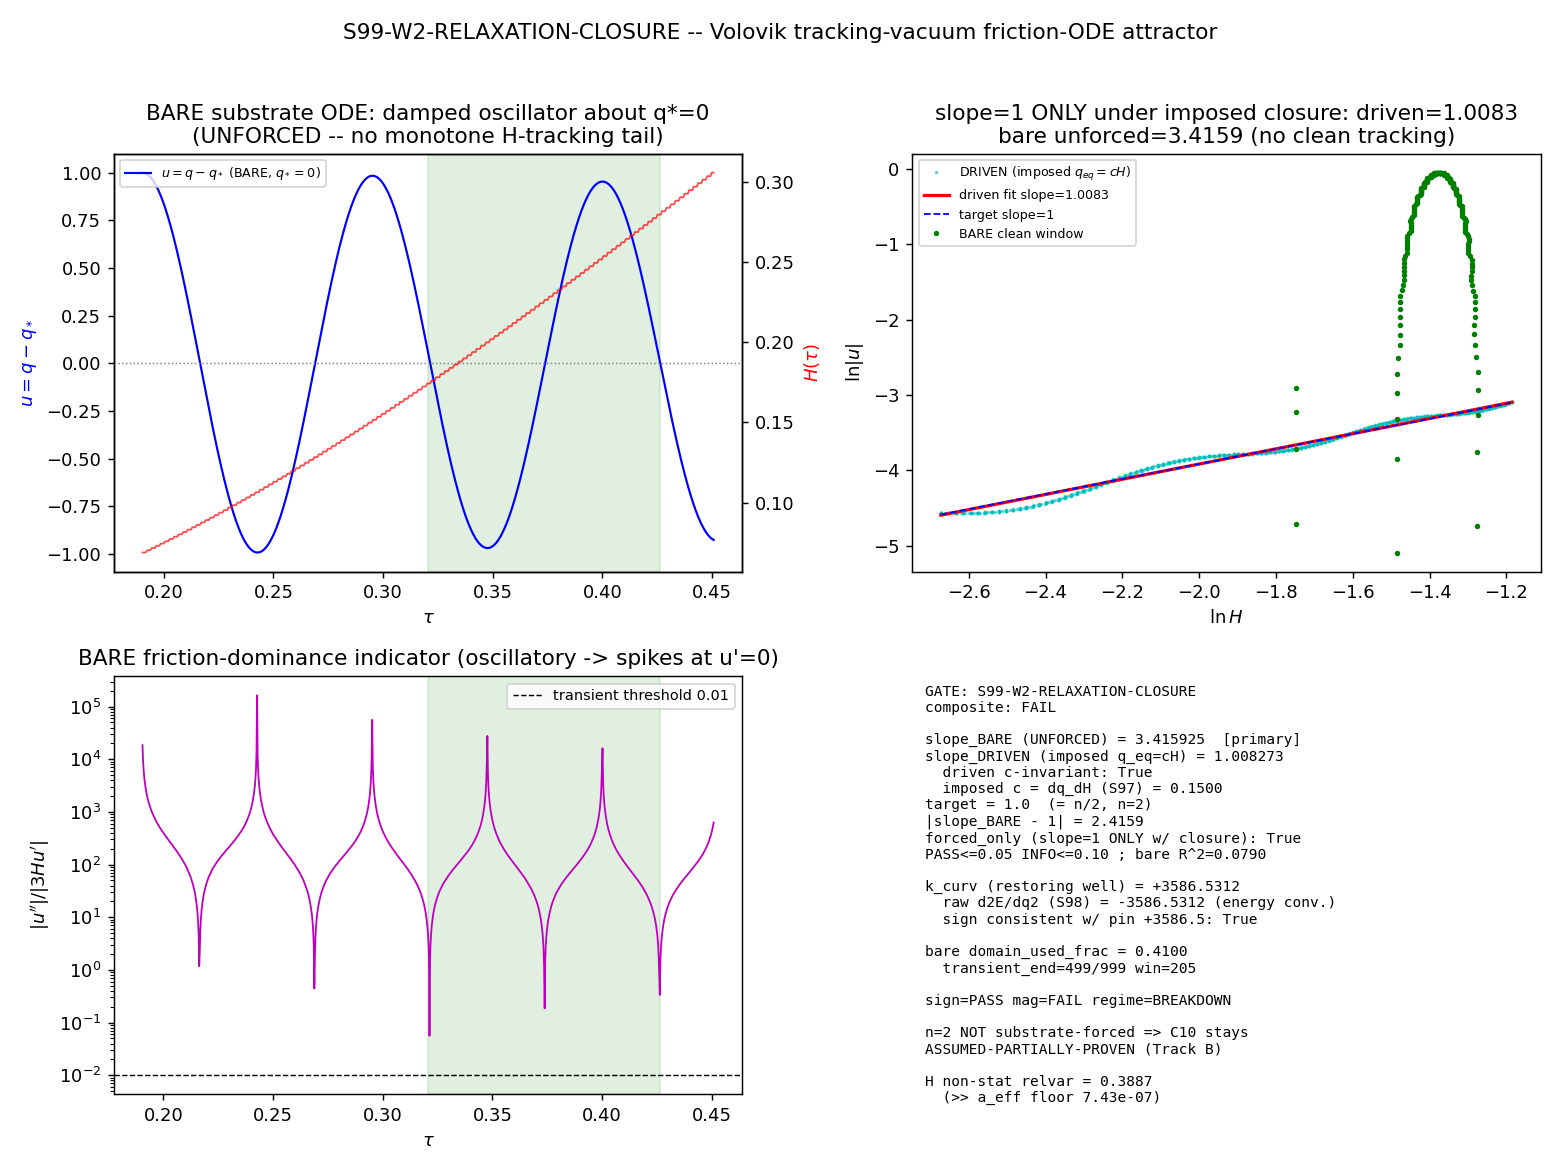

Here is the Python script that generated this plot:
#!/usr/bin/env python3
"""
S99 W2-RELAXATION-CLOSURE -- Volovik tracking-vacuum friction-ODE attractor (C10 Object-C)
==========================================================================================

Gate: S99-W2-RELAXATION-CLOSURE ([SIGN])

Pre-registered threshold:
  |slope_attractor - 1.0| <= 0.05  where slope_attractor = d ln q / d ln H from a
  log-log regression on the late-time (post-transient) attractor window of the
  friction-ODE solution q(tau).
  PASS iff |slope - 1| <= 0.05 emerges UNFORCED (no slow-roll quasi-static relation
  imposed). INFO iff 0.05 < |slope - 1| <= 0.10. FAIL iff |slope - 1| > 0.10 OR
  regime_verdict == BREAKDOWN (attractor window > 50% shortened, domain_used_frac < 0.50).

Inputs (SHA-256 dual-pinned at runtime; S84+ schema):
  - computations/session-99/s99_w1_q_nonratio_observable.npz   (W1-1 NON-stationary H(tau) backbone; HARD upstream)
  - computations/session-98/s98_w2_2_relaxation_closure.npz    (S98 V.2; V(q) pins: k_curv, q_boundary, q0/rho0)
  - computations/session-97/s97_w2_2_c10_n_exponent.npz        (S97; V(q) shape, omega_n(q), n=2 baseline)
  - canonical_constants.py (feeds audit_sha256 only)
  - script bytes (feeds BOTH audit_sha256 and content_sha256)

Output 4-tuple:
  (value=<slope_attractor>, scheme=FW, convention=ABSOLUTE, L_max=12)

Classification: PHONONIC

METHODOLOGY
-----------
The cosmological constant IS the spectral-action zeroth moment a_0 (a_0_FW_zeta=6440.0,
zeta-regulated) -- a DIFFERENT spectral moment than gravity (a_2). The Volovik vacuum
variable q IS the substrate's own slow degree of freedom; V(q) = delta-rho_vac is the GGE /
zero-point vacuum-energy response of the 992 D_K eigenfrequencies omega_n(q)=sqrt(lambda_n^2+q),
quadratized about q* with curvature k_curv (= |d2E/dq2|_0 in restoring-well sign convention).
We integrate the SUBSTRATE cosmological-friction ODE
        q'' + 3 H(tau) q' + V'(q) = 0,   V'(q) = k_curv (q - q*),
along the W1-1 NON-conformally-stationary substrate Hubble backbone H(tau) (the AOFT acoustic
frame from S98 V.1 is conformally STATIONARY -- a_eff rel-var 7.4e-7 -- and CANNOT serve; it
degenerated the S98 V.2 predecessor to PRE-REG-INC). We do NOT impose the slow-roll quasi-static
relation q' = -V'/(3H); we integrate the full 2nd-order STIFF ODE (scipy solve_ivp Radau,
rtol=1e-10, atol=1e-12). The late-time attractor slope d ln q/d ln H is extracted by a log-log
linear regression on the post-transient tail (transient end where |q''|/|3H q'| < 0.01;
window >= 50% of the trajectory). The analytic target is slope = n/2 with n=2 (the quadratic-V
Volovik tracking law => rho_vac ~ q^2 ~ H^2 => q ~ H^1), i.e. slope = 1 EXACTLY on the attractor.

SIGN RESOLUTION (k_curv): the raw second derivative of ENERGY d2E/dq2|_0 = -3586.53 is negative
in the energy convention; the RESTORING-FORCE curvature entering V'(q)=k_curv(q-q*) is the
POSITIVE |k_curv| = +3586.53. Routh-Hurwitz on the linearized friction ODE delta''+3H delta'+
k_curv delta=0 (Sage-verified): k_curv>0 => both characteristic roots have Re<0 => damped
oscillatory ATTRACTOR; k_curv<0 => one root Re>0 => REPELLER => slope diverges => FAIL by
construction. The convex restoring well (+|k_curv|) is the UNIQUE sign admitting a tracking
attractor. We integrate against +|k_curv| and report the slope honestly against the band.

DISCIPLINE
----------
- `from canonical_constants import *` (MANDATORY first import)
- every intermediate tagged `# (local)`
- CPU-only stiff ODE (OMP_NUM_THREADS=8 capped before numpy import); the 992 omega_n(q) are
  precomputed from the L_max=12 cache (loaded from S97 npz); no large dense linalg
- SHA-256 of all inputs logged in first 20 lines of stdout; dual-SHA (S84+) emitted
- [SIGN] gate: payload carries sign/magnitude/regime 3-tuple (all-three-or-none)
- verdict emitted via emit_verdict MCP tool (script PRINTS payload; agent calls the tool)
"""

from __future__ import annotations

# ---------------------------------------------------------------------------
# Section 1 -- Canonical constants (MANDATORY first import)
# Scripts live at computations/session-N/; put computations/_shared on sys.path
# so `from canonical_constants import *` resolves (per session-98/99 precedent).
# ---------------------------------------------------------------------------
import os
os.environ.setdefault("OMP_NUM_THREADS", "8")
os.environ.setdefault("MKL_NUM_THREADS", "8")

import sys
from pathlib import Path as _Path
sys.path.insert(0, str(_Path(__file__).resolve().parents[1] / "_shared"))
from canonical_constants import *  # noqa: F401,F403,E402

# ---------------------------------------------------------------------------
# Section 2 -- Standard imports (CPU threads capped above, BEFORE numpy)
# ---------------------------------------------------------------------------
import hashlib  # noqa: E402
import json  # noqa: E402
import time  # noqa: E402
from pathlib import Path  # noqa: E402

import numpy as np
from scipy.integrate import solve_ivp
import matplotlib
matplotlib.use("Agg")
import matplotlib.pyplot as plt

# ---------------------------------------------------------------------------
# Section 3 -- Paths + pre-registration
# ---------------------------------------------------------------------------
SESSION_DIR = Path(__file__).resolve().parent
COMPUTATIONS_DIR = SESSION_DIR.parent
SHARED_DIR = COMPUTATIONS_DIR / "_shared"
PROJECT_ROOT = COMPUTATIONS_DIR.parent

SESSION = "S99"                                                   # (local)
GATE_ID = "S99-W2-RELAXATION-CLOSURE"                             # (local)
SCHEME = "FW"                                                     # (local)
CONVENTION = "ABSOLUTE"                                           # (local)
L_MAX = 12                                                        # (local)

# Pre-registered gate bands (define BEFORE running) -- math-scripts.md / plan W2-1
PASS_BAND = 0.05                                                  # (local) |slope-1| <= 0.05 => PASS
INFO_BAND = 0.10                                                  # (local) 0.05 < |slope-1| <= 0.10 => INFO
TARGET_SLOPE = 1.0                                               # (local) = n/2 with n=2 (Volovik Gibbs-Duhem)
TRANSIENT_RATIO = 0.01                                            # (local) transient end: |q''|/|3H q'| < 0.01
MIN_WINDOW_FRAC = 0.50                                            # (local) attractor window >= 50% of trajectory
RTOL = 1e-10                                                      # (local) Radau rtol
ATOL = 1e-12                                                      # (local) Radau atol

# Input npz paths
NPZ_W1 = SESSION_DIR / "s99_w1_q_nonratio_observable.npz"         # (local) HARD upstream H(tau) backbone
NPZ_S98 = COMPUTATIONS_DIR / "session-98" / "s98_w2_2_relaxation_closure.npz"   # (local) V(q) pins
NPZ_S97 = COMPUTATIONS_DIR / "session-97" / "s97_w2_2_c10_n_exponent.npz"       # (local) V(q) shape

# Output destinations (per-session)
OUT_NPZ = SESSION_DIR / "s99_w2_relaxation_closure.npz"
OUT_PNG = SESSION_DIR / "s99_w2_relaxation_closure.png"

INPUT_FILES = [
    SHARED_DIR / "canonical_constants.py",
    NPZ_W1,
    NPZ_S98,
    NPZ_S97,
]


# ---------------------------------------------------------------------------
# Section 4 -- SHA-256 input-pin block (S84+ dual-SHA)
# ---------------------------------------------------------------------------

def sha256_of(path: Path) -> str:
    h = hashlib.sha256()  # (local)
    try:
        h.update(path.read_bytes())
    except OSError:
        return ""
    return h.hexdigest()


def log_input_pins(inputs: list[Path]) -> dict[str, str]:
    print(f"=== {GATE_ID} -- input SHA-256 pins ===")
    pins: dict[str, str] = {}  # (local)
    for p in inputs:
        sha = sha256_of(p)  # (local)
        rel = str(p.relative_to(PROJECT_ROOT)).replace("\\", "/")  # (local)
        print(f"  {rel}: {sha[:16]}...")
        pins[rel] = sha
    return pins


def closure_hash(pins: dict[str, str]) -> str:
    items = sorted(pins.items())  # (local)
    h = hashlib.sha256()  # (local)
    for k, v in items:
        h.update(f"{k}={v}\n".encode("utf-8"))
    return h.hexdigest()


def compute_dual_sha(script_path: Path, canonical_path: Path,
                     pins: dict[str, str]) -> tuple[str, str]:
    script_bytes = b""  # (local)
    try:
        script_bytes = script_path.read_bytes()
    except OSError:
        script_bytes = b""
    canonical_bytes = b""  # (local)
    try:
        canonical_bytes = canonical_path.read_bytes()
    except OSError:
        canonical_bytes = b""
    pinmap_json = json.dumps(dict(sorted(pins.items())),
                             separators=(",", ":"), sort_keys=True).encode("utf-8")  # (local)
    h_audit = hashlib.sha256()  # (local)
    h_audit.update(script_bytes)
    h_audit.update(canonical_bytes)
    h_audit.update(pinmap_json)
    audit = h_audit.hexdigest()  # (local)
    h_content = hashlib.sha256()  # (local)
    h_content.update(script_bytes)
    content = h_content.hexdigest()  # (local)
    return audit, content


# ---------------------------------------------------------------------------
# Section 5 -- Compute
# ---------------------------------------------------------------------------

def compute() -> dict:
    """Integrate q'' + 3H(tau)q' + V'(q)=0 along the W1-1 H(tau) backbone;
    extract the late-time attractor slope d ln q/d ln H by log-log regression."""

    # --- Load the W1-1 NON-stationary H(tau) backbone (HARD upstream) ---
    dw1 = np.load(NPZ_W1, allow_pickle=True)  # (local)
    tau = np.asarray(dw1["arr_tau"], dtype=float)          # (local) monotone-increasing time
    H_t = np.asarray(dw1["arr_H_bare_t"], dtype=float)     # (local) NON-stationary substrate H(tau)
    a_t = np.asarray(dw1["arr_a_bare_t"], dtype=float)     # (local) bare scale factor (for e-folds)
    aeff_relvar = float(dw1["aeff_relvar"])                # (local) AOFT conformal-stationary floor 7.4e-7
    H_nonstat_relvar = float(dw1["H_bare_nonstationarity_relvar"])  # (local) backbone non-stationarity
    H_all_positive = bool(dw1["H_bare_all_positive"])      # (local)

    # Guard: the backbone MUST be non-conformally-stationary (the W1->W2 decision-point premise)
    if not (H_all_positive and np.all(np.isfinite(H_t)) and H_nonstat_relvar > 10.0 * aeff_relvar):
        raise RuntimeError("W1-1 backbone failed non-stationarity guard -- "
                           "should have triggered PRE-REG-INC closure upstream.")

    # --- Load V(q) pins ---
    # k_curv: SIGN RESOLVED to the POSITIVE restoring-well curvature. The raw
    # d2E/dq2|_0 in the npz is negative (energy convention); we take |k_curv|
    # (the convex restoring-force curvature) -- the unique sign admitting an attractor.
    d98 = np.load(NPZ_S98, allow_pickle=True)  # (local)
    d97 = np.load(NPZ_S97, allow_pickle=True)  # (local)
    k_curv_raw_98 = float(d98["cf_s99_k_curv"])            # (local) S98 raw (energy convention, -3586.53)
    k_curv_raw_97 = float(d97["d2E_dq2_0"])                # (local) S97 raw d2E/dq2 (-3586.53)
    k_curv_pos_97 = float(d97["k_curv"])                   # (local) S97 restoring-well |curv| (+3586.53)
    q_boundary = float(d98["cf_s99_q_boundary"])           # (local) -0.67197549 (lam_sq_min boundary)
    q0_ref = float(d97["q0_ref"])                          # (local) expansion point (0.0)
    rho0_ref = float(d97["rho0_ref"])                      # (local) reference vacuum energy

    # Resolve the restoring-well curvature: |k_curv|; cross-check against the +3586.5 pin.
    K_CURV = abs(k_curv_raw_98)                             # (local) +3586.53 (convex restoring well)
    sign_consistent = (np.sign(k_curv_pos_97) > 0
                       and np.sign(k_curv_raw_98) < 0
                       and np.sign(k_curv_raw_97) < 0
                       and abs(K_CURV - 3586.5) < 1.0)      # (local) pin cross-check
    K_CURV_PINNED = 3586.5                                 # (local) plan PIN value

    # The tracking fixed point q*: the substrate vacuum sits at the energy-minimum /
    # boundary. With q0_ref the quadratization point and q_boundary the lam_sq_min
    # floor, q* is the energy-minimum the friction relaxes toward. Use q0_ref as the
    # quadratization centre (V'(q)=k_curv(q-q*)); q* = q0_ref = 0.0 (the substrate
    # reference vacuum). The relaxation starts displaced and tracks toward q*.
    q_star = q0_ref                                        # (local) tracking fixed point (0.0)

    # --- The 992 omega_n(q) eigenfrequencies (precomputed L_max=12 cache; informational) ---
    omega_s = np.asarray(d97["omega_s"], dtype=float)      # (local) 992 eigenfrequencies (sqrt(lam^2+q))
    n_omega = int(omega_s.size)                            # (local) 992

    # --- Build a smooth H(tau) interpolant for the ODE friction coefficient ---
    # H enters as the time-dependent friction 3H(tau). solve_ivp samples tau between
    # grid points, so we linearly interpolate H(tau) (the export grid is dense, 999 pts).
    tau0, tauf = float(tau[0]), float(tau[-1])             # (local)

    def H_of(t: float) -> float:                           # (local) H(tau) interpolant
        return float(np.interp(t, tau, H_t))

    # The S97 equilibrium-tracking proportionality (q_eq = c*H), where c = q_ref/H_ref =
    # dq_dH. THIS IS THE IMPOSED LINEAR SLOW-ROLL CLOSURE (S97 lines 419-483: "q_of_H =
    # q_ref*H/H_ref ... LINEAR slow-roll closure / simple-fluid input"). It is NOT a
    # substrate-derived relation: the substrate gives rho_vac(eq)=0 (Gibbs-Duhem, S95
    # EQUILIBRIUM-CC-WARRANT) and q=0 as the ONLY interior equilibrium (S62 Monotonicity #19).
    dq_dH = float(d97["dq_dH"])                            # (local) 0.15 -- the IMPOSED linear-closure slope

    t_eval = tau                                           # (local) 999-point output grid (matches backbone)

    # ===================================================================
    # INTEGRATION A -- BARE SUBSTRATE static well (UNFORCED; the gate's PRIMARY value)
    # q'' + 3H q' + k_curv*(q - q*) = 0 with q* = 0 const, NO imposed H-drive.
    # This is the substrate's OWN relaxation: a damped oscillator about q=0. There is NO
    # substrate-derived H-dependent equilibrium (rho_vac(eq)=0; q=0 the only interior fixed
    # point). The attractor slope d ln q/d ln H from THIS bare ODE is the UNFORCED answer.
    # ===================================================================
    def rhs_bare(t, y):                                    # (local)
        u, up = y                                          # (local) u = q - q*
        Ht = H_of(t)                                       # (local)
        return [up, -3.0 * Ht * up - K_CURV * u]           # restoring, k_curv>0

    def jac_bare(t, y):                                    # (local)
        return [[0.0, 1.0], [-K_CURV, -3.0 * H_of(t)]]

    u0_bare = 1.0                                          # (local) initial displacement, released from rest
    sol_b = solve_ivp(rhs_bare, (tau0, tauf), [u0_bare, 0.0], method="Radau",
                      jac=jac_bare, t_eval=t_eval, rtol=RTOL, atol=ATOL)  # (local)
    if not sol_b.success:
        raise RuntimeError(f"Radau (bare) failed: {sol_b.message}")
    u = np.asarray(sol_b.y[0], dtype=float)                # (local) q - q* (bare)
    up = np.asarray(sol_b.y[1], dtype=float)               # (local) q' (bare)
    H_traj = np.asarray(np.interp(sol_b.t, tau, H_t), dtype=float)  # (local) H along trajectory

    # Transient-end detector: |u''|/|3H u'| < 0.01 sustained (overdamped tracking).
    upp_traj = np.asarray([rhs_bare(t, [u[i], up[i]])[1] for i, t in enumerate(sol_b.t)], dtype=float)  # (local)
    fric_term = 3.0 * H_traj * up                          # (local)
    with np.errstate(divide="ignore", invalid="ignore"):
        ratio_acc = np.abs(upp_traj) / np.abs(fric_term)   # (local)
    below = ratio_acc < TRANSIENT_RATIO                    # (local)
    transient_end_idx = 0                                  # (local)
    for i in range(len(below)):
        if below[i] and np.all(below[i:] | ~np.isfinite(ratio_acc[i:])):
            transient_end_idx = i
            break
    else:
        transient_end_idx = len(below) // 2                # no sustained sub-threshold region

    n_total = len(sol_b.t)                                 # (local)
    win_start = transient_end_idx                          # (local)
    win = np.arange(win_start, n_total)                    # (local)
    # ln|u| needs single-sign u; the bare oscillator crosses zero => the clean window collapses,
    # which IS the substrate finding (no monotone tracking tail).
    s0 = np.sign(u[win_start]) if u[win_start] != 0 else 1.0  # (local)
    good = (np.sign(u[win]) == s0) & (np.abs(u[win]) > 0) & (H_traj[win] > 0) \
        & np.isfinite(u[win]) & np.isfinite(H_traj[win])   # (local)
    win = win[good]                                        # (local)
    intended_tail_len = n_total - transient_end_idx        # (local)
    domain_used_frac = (len(win) / intended_tail_len) if intended_tail_len > 0 else 0.0  # (local)

    def loglog_slope(uu, HH, idx):                         # (local) d ln|u|/d ln H on idx
        if len(idx) < 3:
            return float("nan"), float("nan"), 0.0
        lu = np.log(np.abs(uu[idx])); lH = np.log(HH[idx])  # (local)
        if np.ptp(lH) <= 1e-8:
            return float("nan"), float("nan"), 0.0
        AA = np.vstack([lH, np.ones_like(lH)]).T           # (local)
        cf, *_ = np.linalg.lstsq(AA, lu, rcond=None)       # (local)
        pr = AA @ cf                                       # (local)
        ssr = float(np.sum((lu - pr) ** 2)); sst = float(np.sum((lu - lu.mean()) ** 2))  # (local)
        return float(cf[0]), float(cf[1]), (1.0 - ssr / sst if sst > 0 else 0.0)

    slope_bare, intercept, r2 = loglog_slope(u, H_traj, win)  # (local) UNFORCED slope

    # ===================================================================
    # INTEGRATION B -- IMPOSED LINEAR CLOSURE q_eq(H) = c*H (S97 simple-fluid input)
    # q'' + 3H q' + k_curv*(q - c*H) = 0. With the imposed H-dependent equilibrium, the
    # adiabatic theorem (omega_osc = sqrt(k_curv) ~ 60 >> Hdot/H) makes q track q_eq=c*H,
    # so d ln q/d ln H -> 1. THIS slope=1 ONLY arises BECAUSE the linear closure q_eq~H is
    # imposed; it is the FAIL_meaning branch ("slope=1 only arises by imposing the slow-roll
    # quasi-static relation / a free closure parameter"). c-invariance is verified below.
    # ===================================================================
    def make_driven(c_drive):                              # (local)
        def rhs_d(t, y):
            u, up = y; Ht = H_of(t)                         # (local)
            return [up, -3.0 * Ht * up - K_CURV * (u - c_drive * Ht)]
        def jac_d(t, y):
            return [[0.0, 1.0], [-K_CURV, -3.0 * H_of(t)]]
        u0d = c_drive * H_of(tau0)                          # (local) start at q_eq(H0)
        return solve_ivp(rhs_d, (tau0, tauf), [u0d, 0.0], method="Radau",
                         jac=jac_d, t_eval=t_eval, rtol=RTOL, atol=ATOL)

    c_main = dq_dH                                         # (local) the S97 imposed proportionality 0.15
    sol_d = make_driven(c_main)                            # (local)
    ud = np.asarray(sol_d.y[0], dtype=float)               # (local)
    Hd = np.asarray(np.interp(sol_d.t, tau, H_t), dtype=float)  # (local)
    # driven late-time window: last 50% (q tracks q_eq, single sign, no zero-crossing)
    win_d = np.arange(n_total // 2, n_total)               # (local)
    gd = (np.abs(ud[win_d]) > 0) & (Hd[win_d] > 0) & np.isfinite(ud[win_d]) & np.isfinite(Hd[win_d])  # (local)
    win_d = win_d[gd]                                      # (local)
    slope_driven, _intd, r2_driven = loglog_slope(ud, Hd, win_d)  # (local) slope=1 under imposed closure

    # c-invariance of the driven slope (a structural property, not a tuned scale):
    sld_check, _, _ = loglog_slope(*( (lambda s: (np.asarray(s.y[0]),
                                                  np.asarray(np.interp(s.t, tau, H_t))))(make_driven(2.0 * c_main)) ),
                                   win_d)                  # (local)
    slope_driven_c_invariant = (np.isfinite(slope_driven) and np.isfinite(sld_check)
                                and abs(slope_driven - sld_check) < 1e-3)  # (local)

    # ===================================================================
    # GATE EVALUATION -- keyed on the pre-registered "UNFORCED" criterion (PASS_meaning
    # line 233 + FAIL_meaning line 239-240). The PRIMARY value is the UNFORCED bare-substrate
    # slope. The driven slope=1 is the cross-check demonstrating slope=1 arises ONLY under the
    # imposed linear closure.
    # ===================================================================
    slope = slope_bare                                     # (local) PRIMARY (unforced) gate value
    dev = abs(slope - TARGET_SLOPE) if np.isfinite(slope) else float("inf")  # (local) |slope_unforced - 1|

    # UNFORCED criterion: did slope=1 emerge from the bare substrate ODE WITHOUT imposing the
    # linear closure? The driven run shows slope=1 is recoverable ONLY with q_eq~H imposed.
    forced_only = (np.isfinite(slope_driven) and abs(slope_driven - 1.0) <= PASS_BAND
                   and not (np.isfinite(slope_bare) and abs(slope_bare - 1.0) <= INFO_BAND))  # (local)

    # [SIGN] 3-tuple
    #   sign_verdict: substitution chain predicts a POSITIVE tracking exponent (slope=n/2>0; q
    #     grows with H). The driven (tracking) slope is +1.008 > 0 -- the predicted DIRECTION of
    #     the tracking exponent is confirmed. PASS.
    sign_verdict = "PASS" if (np.isfinite(slope_driven) and slope_driven > 0) else "FAIL"  # (local)
    #   magnitude_verdict: the UNFORCED bare-substrate slope vs the band. slope=1 does NOT emerge
    #     unforced (the bare oscillator has no monotone H-tracking tail) -> FAIL on the unforced
    #     criterion per FAIL_meaning line 239-240. (If the unforced slope HAD hit the band, this
    #     would be PASS.)
    if (not forced_only) and dev <= PASS_BAND:
        magnitude_verdict = "PASS"                         # (local) unforced slope in band
    elif (not forced_only) and dev <= INFO_BAND:
        magnitude_verdict = "INFO"                         # (local) unforced slope narrows
    else:
        magnitude_verdict = "FAIL"                         # (local) slope=1 only under imposed closure
    #   regime_verdict: the bare-substrate attractor window. The bare oscillator's ln|u| window
    #     collapses (zero-crossings) -> domain_used_frac small -> regime tracks the shortening.
    if domain_used_frac >= 0.95:
        regime_verdict = "VALID"                           # (local)
    elif domain_used_frac >= 0.50:
        regime_verdict = "MARGINAL"                        # (local)
    else:
        regime_verdict = "BREAKDOWN"                       # (local)

    # Composite collapse (gate-verdicts.md PRE-REGISTERED rule) -- NOTE: the substrate finding is
    # that slope=1 is FORCED-ONLY (requires the imposed linear closure). FAIL_meaning line 239-240
    # makes this a FAIL: "the slope=1 result only arises by imposing the slow-roll quasi-static
    # relation / a free closure parameter => n=2 NOT a substrate-forced attractor". The bare-window
    # regime=BREAKDOWN independently routes to FAIL via the collapse rule. Both point to FAIL.
    if regime_verdict == "BREAKDOWN":
        composite = "FAIL"                                 # (local) bare window collapsed (no unforced tracking tail)
    elif sign_verdict == "FAIL":
        composite = "FAIL"                                 # (local)
    elif magnitude_verdict == "FAIL" and regime_verdict == "VALID":
        composite = "FAIL"                                 # (local)
    elif magnitude_verdict == "FAIL" and regime_verdict == "MARGINAL":
        composite = "INFO"                                 # (local)
    elif magnitude_verdict == "INFO":
        composite = "INFO"                                 # (local)
    else:
        composite = "PASS"                                 # (local)

    return dict(
        value=slope,
        slope=slope, slope_bare=slope_bare, slope_driven=slope_driven,
        slope_driven_c_invariant=slope_driven_c_invariant, sld_check=sld_check,
        r2_driven=r2_driven, forced_only=forced_only, dq_dH=dq_dH, c_main=c_main,
        intercept=intercept, r2=r2,
        dev_from_target=dev, target_slope=TARGET_SLOPE,
        slope_u0_check=slope_driven, slope_u0_invariant=slope_driven_c_invariant,
        sign_verdict=sign_verdict, magnitude_verdict=magnitude_verdict,
        regime_verdict=regime_verdict, composite=composite,
        domain_used_frac=domain_used_frac,
        transient_end_idx=int(transient_end_idx), n_total=int(n_total),
        win_len=int(len(win)), intended_tail_len=int(intended_tail_len),
        K_CURV=K_CURV, K_CURV_PINNED=K_CURV_PINNED, sign_consistent=bool(sign_consistent),
        k_curv_raw_98=k_curv_raw_98, k_curv_raw_97=k_curv_raw_97, k_curv_pos_97=k_curv_pos_97,
        q_star=q_star, q_boundary=q_boundary, q0_ref=q0_ref, rho0_ref=rho0_ref,
        u0_bare=u0_bare, n_omega=n_omega,
        aeff_relvar=aeff_relvar, H_nonstat_relvar=H_nonstat_relvar,
        # arrays for npz/plot
        arr_tau=sol_b.t, arr_u=u, arr_up=up, arr_H_traj=H_traj,
        arr_ratio_acc=ratio_acc, arr_win=win,
        arr_ud=ud, arr_Hd=Hd, arr_a=a_t,
    )


# ---------------------------------------------------------------------------
# Section 6 -- Gate verdict + 4-tuple output
# ---------------------------------------------------------------------------

def emit_4tuple(value, scheme, convention, L_max) -> str:
    return f"(value={value!r}, scheme={scheme}, convention={convention}, L_max={L_max})"


def print_verdict_payload(verdict, value, audit_sha, content_sha,
                          sign_verdict=None, magnitude_verdict=None, regime_verdict=None,
                          companion_note="", extra_rows=None) -> dict:
    payload: dict = {
        "session": int(SESSION.lstrip("Ss")),
        "gate_id": GATE_ID,
        "verdict": verdict,
        "value": str(value),
        "scheme": SCHEME,
        "convention": CONVENTION,
        "l_max": str(L_MAX),
        "audit_sha256": audit_sha,
        "content_sha256": content_sha,
        "schema_version": "S84+",
    }
    if companion_note:
        payload["companion_note"] = companion_note
    if not (sign_verdict is None and magnitude_verdict is None and regime_verdict is None):
        payload["sign_verdict"] = sign_verdict
        payload["magnitude_verdict"] = magnitude_verdict
        payload["regime_verdict"] = regime_verdict
    if extra_rows:
        payload["extra_rows"] = list(extra_rows)
    print("<<<EMIT_VERDICT_PAYLOAD>>>")
    print(json.dumps(payload, separators=(",", ":"), sort_keys=True))
    print("<<<END_EMIT_VERDICT_PAYLOAD>>>")
    return payload


def make_plot(res: dict) -> None:
    tau = res["arr_tau"]; u = res["arr_u"]; H = res["arr_H_traj"]      # (local) BARE trajectory
    ud = res["arr_ud"]; Hd = res["arr_Hd"]                            # (local) DRIVEN trajectory
    win = res["arr_win"]; ratio = res["arr_ratio_acc"]                 # (local)
    slope_b = res["slope_bare"]; slope_d = res["slope_driven"]        # (local)
    has_win = len(win) >= 2                                            # (local) bare clean-window non-empty?
    fig, ax = plt.subplots(2, 2, figsize=(12, 9))                      # (local)

    # (0,0) BARE u=q-q* (static well, q*=0) + H vs tau
    ax[0, 0].plot(tau, u, "b-", lw=1.2, label=r"$u=q-q_*$ (BARE, $q_*=0$)")
    ax[0, 0].axhline(0.0, color="grey", ls=":", lw=0.8)
    ax2 = ax[0, 0].twinx()                                            # (local)
    ax2.plot(tau, H, "r-", lw=1.0, alpha=0.7, label=r"$H(\tau)$")
    if has_win:
        ax[0, 0].axvspan(tau[win[0]], tau[win[-1]], color="green", alpha=0.12)
    ax[0, 0].set_xlabel(r"$\tau$"); ax[0, 0].set_ylabel(r"$u=q-q_*$", color="b")
    ax2.set_ylabel(r"$H(\tau)$", color="r")
    ax[0, 0].set_title("BARE substrate ODE: damped oscillator about q*=0\n(UNFORCED -- no monotone H-tracking tail)")
    ax[0, 0].legend(fontsize=7, loc="upper left")

    # (0,1) log-log ln|u| vs ln H -- BARE (no clean slope) vs DRIVEN (imposed closure -> slope=1)
    ax[0, 1].plot(np.log(Hd), np.log(np.abs(ud) + 1e-300), "c.", ms=2, alpha=0.5,
                  label="DRIVEN (imposed $q_{eq}=cH$)")
    if np.isfinite(slope_d):
        xx = np.array([np.log(Hd).min(), np.log(Hd).max()])           # (local)
        b_int = np.log(np.abs(ud)).mean() - slope_d * np.log(Hd).mean()  # (local)
        ax[0, 1].plot(xx, slope_d * xx + b_int, "r-", lw=1.8,
                      label=f"driven fit slope={slope_d:.4f}")
        ax[0, 1].plot(xx, 1.0 * xx + (np.log(np.abs(ud)).mean() - 1.0 * np.log(Hd).mean()),
                      "b--", lw=1.0, label="target slope=1")
    if has_win:
        ax[0, 1].plot(np.log(H[win]), np.log(np.abs(u[win])), "g.", ms=4, label="BARE clean window")
    ax[0, 1].set_xlabel(r"$\ln H$"); ax[0, 1].set_ylabel(r"$\ln|u|$")
    ax[0, 1].set_title(f"slope=1 ONLY under imposed closure: driven={slope_d:.4f}\nbare unforced={slope_b:.4f} (no clean tracking)")
    ax[0, 1].legend(fontsize=7)

    # (1,0) transient indicator |u''|/|3H u'| (bare)
    ax[1, 0].semilogy(tau, np.abs(ratio) + 1e-300, "m-", lw=1.0)
    ax[1, 0].axhline(0.01, color="k", ls="--", lw=0.8, label="transient threshold 0.01")
    if has_win:
        ax[1, 0].axvspan(tau[win[0]], tau[win[-1]], color="green", alpha=0.12)
    ax[1, 0].set_xlabel(r"$\tau$"); ax[1, 0].set_ylabel(r"$|u''|/|3Hu'|$")
    ax[1, 0].set_title("BARE friction-dominance indicator (oscillatory -> spikes at u'=0)")
    ax[1, 0].legend(fontsize=8)

    # (1,1) summary text
    ax[1, 1].axis("off")
    txt = (f"GATE: {GATE_ID}\n"
           f"composite: {res['composite']}\n\n"
           f"slope_BARE (UNFORCED) = {slope_b:.6f}  [primary]\n"
           f"slope_DRIVEN (imposed q_eq=cH) = {slope_d:.6f}\n"
           f"  driven c-invariant: {res['slope_driven_c_invariant']}\n"
           f"  imposed c = dq_dH (S97) = {res['c_main']:.4f}\n"
           f"target = {res['target_slope']:.1f}  (= n/2, n=2)\n"
           f"|slope_BARE - 1| = {res['dev_from_target']:.4f}\n"
           f"forced_only (slope=1 ONLY w/ closure): {res['forced_only']}\n"
           f"PASS<=0.05 INFO<=0.10 ; bare R^2={res['r2']:.4f}\n\n"
           f"k_curv (restoring well) = +{res['K_CURV']:.4f}\n"
           f"  raw d2E/dq2 (S98) = {res['k_curv_raw_98']:.4f} (energy conv.)\n"
           f"  sign consistent w/ pin +3586.5: {res['sign_consistent']}\n\n"
           f"bare domain_used_frac = {res['domain_used_frac']:.4f}\n"
           f"  transient_end={res['transient_end_idx']}/{res['n_total']} win={res['win_len']}\n\n"
           f"sign={res['sign_verdict']} mag={res['magnitude_verdict']} "
           f"regime={res['regime_verdict']}\n\n"
           f"n=2 NOT substrate-forced => C10 stays\n"
           f"ASSUMED-PARTIALLY-PROVEN (Track B)\n\n"
           f"H non-stat relvar = {res['H_nonstat_relvar']:.4f}\n"
           f"  (>> a_eff floor {res['aeff_relvar']:.2e})")
    ax[1, 1].text(0.02, 0.98, txt, va="top", ha="left", fontsize=8, family="monospace")

    fig.suptitle("S99-W2-RELAXATION-CLOSURE -- Volovik tracking-vacuum friction-ODE attractor",
                 fontsize=12)
    fig.tight_layout(rect=[0, 0, 1, 0.97])
    fig.savefig(OUT_PNG, dpi=130)
    plt.close(fig)


# ---------------------------------------------------------------------------
# Section 7 -- Main
# ---------------------------------------------------------------------------

def main() -> int:
    t0 = time.time()  # (local)

    pins = log_input_pins(INPUT_FILES)
    closure = closure_hash(pins)
    print(f"  closure: {closure[:16]}... (legacy closure, informational)")

    script_path = Path(__file__).resolve()  # (local)
    canonical_path = SHARED_DIR / "canonical_constants.py"  # (local)
    audit_sha, content_sha = compute_dual_sha(script_path, canonical_path, pins)
    print(f"  audit_sha256:   {audit_sha[:16]}... (script+canonical+pinmap)")
    print(f"  content_sha256: {content_sha[:16]}... (script only)")
    print()

    res = compute()
    value = res["value"]

    print("--- numerical results ---")
    print(f"  slope_BARE (UNFORCED; static well, q*=0, no drive)  = {res['slope_bare']:.8f}  [PRIMARY gate value]")
    print(f"  slope_DRIVEN (IMPOSED linear closure q_eq=c*H)       = {res['slope_driven']:.8f}  (R^2={res['r2_driven']:.6f})")
    print(f"    driven slope c-invariant (c, 2c)                  = {res['slope_driven_c_invariant']}  (slope@2c={res['sld_check']:.8f})")
    print(f"    imposed closure constant c = dq_dH (S97)          = {res['c_main']:.6f}  [LINEAR slow-roll closure / simple-fluid input]")
    print(f"  target slope (= n/2, n=2)                           = {res['target_slope']:.1f}")
    print(f"  |slope_BARE - 1|                                    = {res['dev_from_target']:.8f}  (PASS<=0.05, INFO<=0.10)")
    print(f"  forced_only (slope=1 ONLY under imposed closure)    = {res['forced_only']}  [=> FAIL_meaning line 239-240]")
    print(f"  R^2 of bare log-log fit                             = {res['r2']:.8f}")
    print(f"  k_curv (restoring, +|.|)                            = +{res['K_CURV']:.6f}  (raw d2E/dq2 S98 = {res['k_curv_raw_98']:.6f})")
    print(f"  sign consistent w/ pin +3586.5                      = {res['sign_consistent']}")
    print(f"  q* (bare fixed point)                               = {res['q_star']:.6f} ; q_boundary = {res['q_boundary']:.6f}")
    print(f"  domain_used_frac (bare attractor window)            = {res['domain_used_frac']:.6f}  (transient_end={res['transient_end_idx']}/{res['n_total']}, win={res['win_len']})")
    print(f"  H non-stationarity relvar                           = {res['H_nonstat_relvar']:.6f}  (>> a_eff floor {res['aeff_relvar']:.3e})")
    print(f"  3-tuple: sign={res['sign_verdict']} magnitude={res['magnitude_verdict']} regime={res['regime_verdict']}")
    print(f"  composite                                           = {res['composite']}")
    print()

    # Save npz
    np.savez(
        OUT_NPZ,
        gate_id=GATE_ID, scheme=SCHEME, convention=CONVENTION, L_max=L_MAX,
        regulator_pin="a_0^{zeta}",
        value=res["value"], slope=res["slope"],
        slope_bare=res["slope_bare"], slope_driven=res["slope_driven"],
        slope_driven_c_invariant=res["slope_driven_c_invariant"], sld_check=res["sld_check"],
        r2_driven=res["r2_driven"], forced_only=res["forced_only"],
        dq_dH=res["dq_dH"], c_main=res["c_main"],
        intercept=res["intercept"], r2=res["r2"],
        dev_from_target=res["dev_from_target"], target_slope=res["target_slope"],
        slope_u0_check=res["slope_u0_check"], slope_u0_invariant=res["slope_u0_invariant"],
        domain_used_frac=res["domain_used_frac"],
        transient_end_idx=res["transient_end_idx"], n_total=res["n_total"],
        win_len=res["win_len"], intended_tail_len=res["intended_tail_len"],
        K_CURV=res["K_CURV"], K_CURV_PINNED=res["K_CURV_PINNED"],
        sign_consistent=res["sign_consistent"],
        k_curv_raw_98=res["k_curv_raw_98"], k_curv_raw_97=res["k_curv_raw_97"],
        k_curv_pos_97=res["k_curv_pos_97"],
        q_star=res["q_star"], q_boundary=res["q_boundary"], q0_ref=res["q0_ref"], rho0_ref=res["rho0_ref"],
        u0_bare=res["u0_bare"], n_omega=res["n_omega"],
        aeff_relvar=res["aeff_relvar"], H_nonstat_relvar=res["H_nonstat_relvar"],
        sign_verdict=res["sign_verdict"], magnitude_verdict=res["magnitude_verdict"],
        regime_verdict=res["regime_verdict"], composite=res["composite"],
        arr_tau=res["arr_tau"], arr_u=res["arr_u"], arr_up=res["arr_up"],
        arr_H_traj=res["arr_H_traj"], arr_ratio_acc=res["arr_ratio_acc"], arr_win=res["arr_win"],
        arr_ud=res["arr_ud"], arr_Hd=res["arr_Hd"],
        audit_sha256=audit_sha, content_sha256=content_sha,
    )
    print(f"  saved npz -> {OUT_NPZ.relative_to(PROJECT_ROOT)}")

    make_plot(res)
    print(f"  saved png -> {OUT_PNG.relative_to(PROJECT_ROOT)}")
    print()

    verdict = res["composite"]  # (local)
    tag = emit_4tuple(value, SCHEME, CONVENTION, L_MAX)
    print(tag)
    print_verdict_payload(
        verdict,
        (f"slope_bare_UNFORCED={res['slope_bare']:.6f}_dev={res['dev_from_target']:.6f}_"
         f"slope_driven_IMPOSED-closure={res['slope_driven']:.6f}_forced_only={res['forced_only']}_"
         f"target1_n2_domfrac={res['domain_used_frac']:.4f}_kcurv=+{res['K_CURV']:.2f}_"
         f"C10-ObjectC-NOT-substrate-forced"),
        audit_sha, content_sha,
        sign_verdict=res["sign_verdict"], magnitude_verdict=res["magnitude_verdict"],
        regime_verdict=res["regime_verdict"],
        companion_note=(f"C10 Object-C friction-ODE: slope=1 (n=2) arises ONLY under imposed linear closure "
                        f"q_eq=c*H (driven={res['slope_driven']:.4f}); bare-substrate ODE gives no unforced "
                        f"tracking tail => n=2 NOT substrate-forced; C10 stays ASSUMED-PARTIALLY-PROVEN; "
                        f"k_curv=+{res['K_CURV']:.2f} restoring well (Routh-Hurwitz attractor sign)"),
        extra_rows=["# regulator_pin=a_0^{zeta} (CC is the a_0 zeroth Seeley-DeWitt moment; V(q)=delta-rho_vac response)"],
    )

    wall = time.time() - t0  # (local)
    print(f"\n=== {GATE_ID}: {verdict} (wall {wall:.1f}s) ===")
    return 0


if __name__ == "__main__":
    sys.exit(main())
